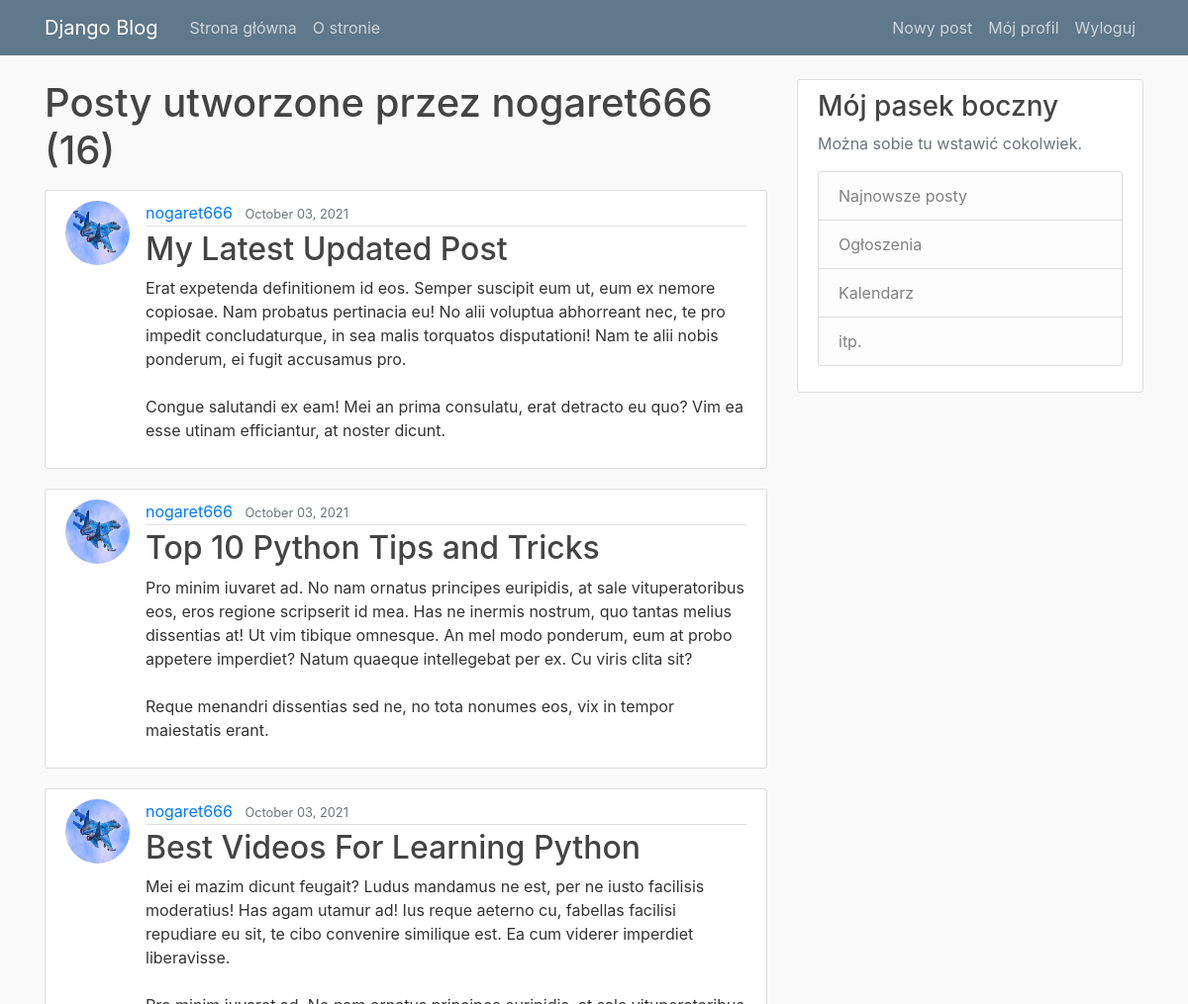
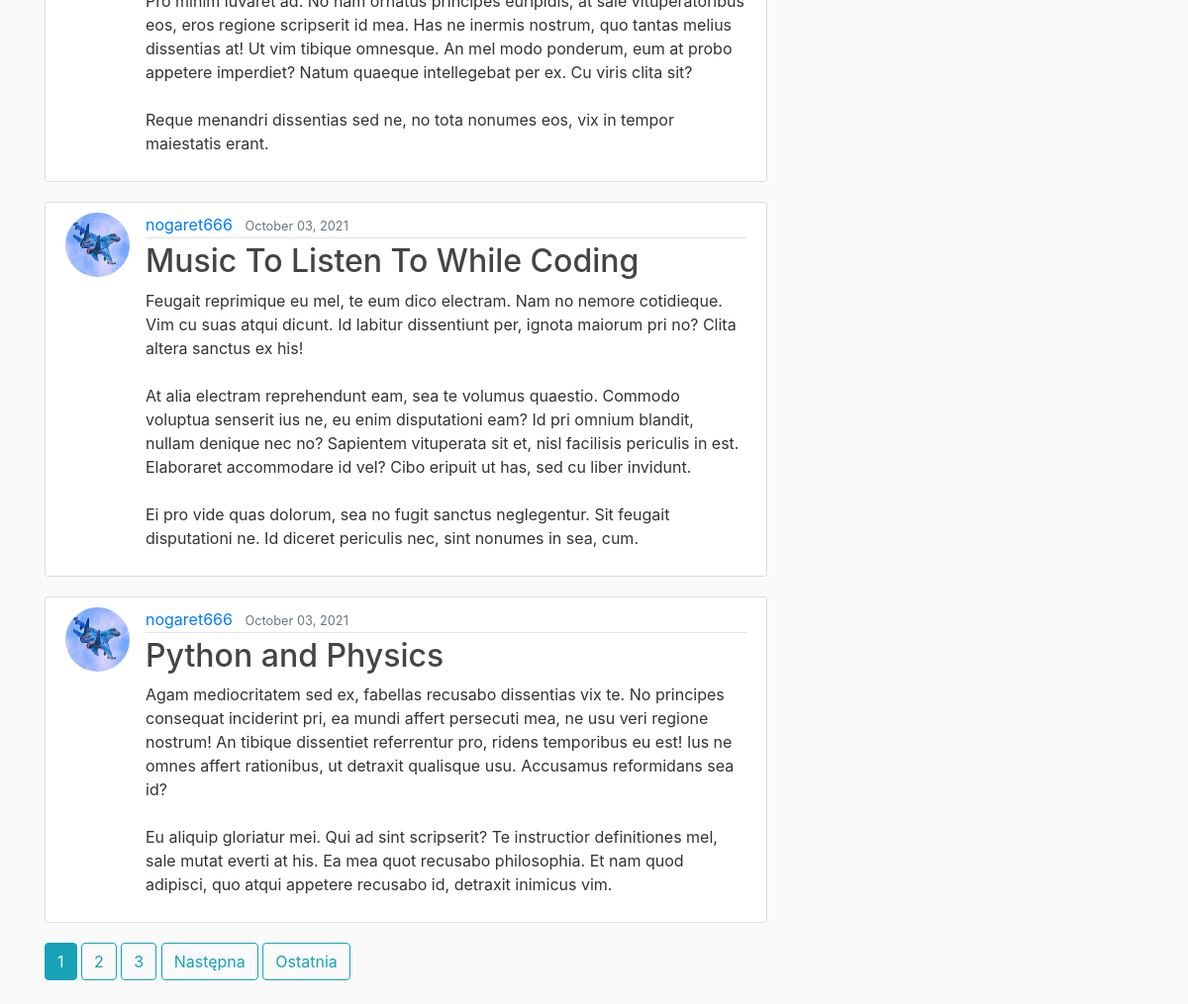
The app's page /user/nogaret666 (signed in) with its own data (2 pictures, top to bottom).
### blog/models.py (models this page shows, shortened)
class  Post(models.Model):
    title = models.CharField(max_length=100)
    content = models.TextField()
    date_posted = models.DateTimeField(default=timezone.now)
    author = models.ForeignKey(User, on_delete=models.CASCADE)

### users/models.py (models this page shows, shortened)
class Profile(models.Model):
    user = models.OneToOneField(User, on_delete=models.CASCADE)
    image = models.ImageField(default='default.jpg', upload_to='profile_pics')

### blog/views.py (the view)
# urls.py: path('user/<username>', UserPostListView.as_view(), name='user-posts'),
class UserPostListView(ListView):
    model = Post
    template_name = 'blog/user_posts.html' # <app>/<model>_<viewtype>.html
    context_object_name = 'posts'
    paginate_by = 5
    def get_queryset(self):
        user = get_object_or_404(User, username=self.kwargs.get('username'))
        return Post.objects.filter(author=user).order_by('-date_posted')

### blog/templates/blog/user_posts.html (shortened to what this page needs)
{% extends "blog/base.html" %}
{% block content %}
<h1 class="mb-3">Posty utworzone przez {{ view.kwargs.username }} ({{ page_obj.paginator.count }})</h1>
{% for post in posts %}
<article class="media content-section">
  <img class="rounded-circle article-img" src="{{ post.author.profile.image.url }}">
    <div class="media-body">
      <div class="article-metadata">
        <a class="mr-2" href="{% url 'user-posts' post.author.username %}">{{ post.author }}</a>
        <small class="text-muted">{{ post.date_posted|date:"F d, Y" }}</small>
      </div>
      <h2><a class="article-title" href="{% url 'post-detail' post.id %}">{{ post.title }}</a></h2>
      <p class="article-content">{{ post.content }}</p>
    </div>
  </article>
{% endfor %}
{% if is_paginated %}
  {% for num in page_obj.paginator.page_range %}
    {% if page_obj.number == num %}
      <a class="btn btn-info mb-4" href="?page={{ num }}">{{ num }}</a>
    {% elif num > page_obj.number|add:'-3' and num < page_obj.number|add:'3' %}
      <a class="btn btn-outline-info mb-4" href="?page={{ num }}">{{ num }}</a>
    {% endif %}
  {% endfor %}
  {% if page_obj.has_next %}
    <a class="btn btn-outline-info mb-4" href="?page={{ page_obj.next_page_number }}">Następna</a>
    <a class="btn btn-outline-info mb-4" href="?page={{ page_obj.paginator.num_pages }}">Ostatnia</a>
  {% endif %}
{% endif %}
{% endblock content %}

### blog/static/blog/main.css (style rules this page uses)
body { background: #fafafa; color: #333333; margin-top: 5rem; }
h1, h2, h3, h4, h5, h6 { color: #444444; }
.content-section { background: #ffffff; padding: 10px 20px; border: 1px solid #dddddd; border-radius: 3px; margin-bottom: 20px; }
.article-title { color: #444444; }
.article-content { white-space: pre-line; }
.article-img { height: 65px; width: 65px; margin-right: 16px; }
.article-metadata { padding-bottom: 1px; margin-bottom: 4px; border-bottom: 1px solid #e3e3e3 }

### records on screen
Post: author.profile.image (picture), author "nogaret666", date_posted "October 03, 2021", title "My Latest Updated Post", content "Erat expetenda definitionem id eos. Semper suscipit eum ut, eum ex nemore copiosae. Nam probatus pertinacia eu! No alii voluptua abhorreant nec, te pro impedit concludaturque, in sea malis torquatos disputationi! Nam te alii nobis ponderum, ei fugit accusamus pro. Congue salutandi ex eam! Mei an prima consulatu, erat detracto eu quo? Vim ea esse utinam efficiantur, at noster dicunt."
Post: author.profile.image (picture), author "nogaret666", date_posted "October 03, 2021", title "Top 10 Python Tips and Tricks", content "Pro minim iuvaret ad. No nam ornatus principes euripidis, at sale vituperatoribus eos, eros regione scripserit id mea. Has ne inermis nostrum, quo tantas melius dissentias at! Ut vim tibique omnesque. An mel modo ponderum, eum at probo appetere imperdiet? Natum quaeque intellegebat per ex. Cu viris clita sit? Reque menandri dissentias sed ne, no tota nonumes eos, vix in tempor maiestatis erant."
Post: author.profile.image (picture), author "nogaret666", date_posted "October 03, 2021", title "Best Videos For Learning Python", content "Mei ei mazim dicunt feugait? Ludus mandamus ne est, per ne iusto facilisis moderatius! Has agam utamur ad! Ius reque aeterno cu, fabellas facilisi repudiare eu sit, te cibo convenire similique est. Ea cum viderer imperdiet liberavisse. Pro minim iuvaret ad. No nam ornatus principes euripidis, at sale vituperatoribus eos, eros regione scripserit id mea. Has ne inermis nostrum, quo tantas melius dissentias at! Ut vim tibique omnesque. An mel modo ponderum, eum at probo appetere imperdiet? Natum quaeque intellegebat per ex. Cu viris clita sit? Reque menandri dissentias sed ne, no tota nonumes eos, vix in tempor maiestatis erant."
Post: author.profile.image (picture), author "nogaret666", date_posted "October 03, 2021", title "Music To Listen To While Coding", content "Feugait reprimique eu mel, te eum dico electram. Nam no nemore cotidieque. Vim cu suas atqui dicunt. Id labitur dissentiunt per, ignota maiorum pri no? Clita altera sanctus ex his! At alia electram reprehendunt eam, sea te volumus quaestio. Commodo voluptua senserit ius ne, eu enim disputationi eam? Id pri omnium blandit, nullam denique nec no? Sapientem vituperata sit et, nisl facilisis periculis in est. Elaboraret accommodare id vel? Cibo eripuit ut has, sed cu liber invidunt. Ei pro vide quas dolorum, sea no fugit sanctus neglegentur. Sit feugait disputationi ne. Id diceret periculis nec, sint nonumes in sea, cum."
Post: author.profile.image (picture), author "nogaret666", date_posted "October 03, 2021", title "Python and Physics", content "Agam mediocritatem sed ex, fabellas recusabo dissentias vix te. No principes consequat inciderint pri, ea mundi affert persecuti mea, ne usu veri regione nostrum! An tibique dissentiet referrentur pro, ridens temporibus eu est! Ius ne omnes affert rationibus, ut detraxit qualisque usu. Accusamus reformidans sea id? Eu aliquip gloriatur mei. Qui ad sint scripserit? Te instructior definitiones mel, sale mutat everti at his. Ea mea quot recusabo philosophia. Et nam quod adipisci, quo atqui appetere recusabo id, detraxit inimicus vim."

### other values on screen
{{ view.kwargs.username }} "nogaret666"
{{ page_obj.paginator.count }} "16"
{{ num }} "1"
{{ num }} "2" "3"
